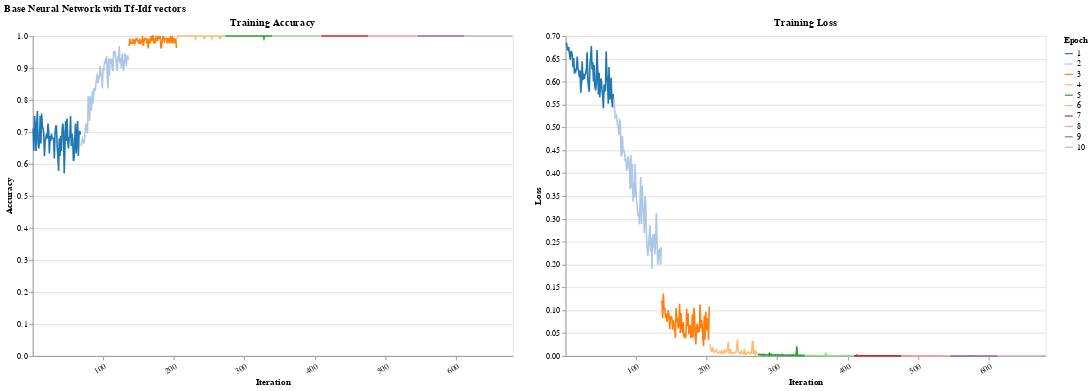

Notebook code for this chart:
### Code cell
print(precision_recall_fscore_support(y_test.cpu(), y_pred.cpu(), average='binary'))
print("AUC", roc_auc_score(y_test.cpu(), y_pred.cpu()))

# Plot training accuracy and loss side-by-side
plot_results(model_nn, train_config, dataloader)

### Figure 1 — Vega-Lite specification as saved in the notebook (floating-point values rounded to 4 significant figures; data arrays with more than 128 entries replaced by an {"elided": "..."} marker saying what was removed)
{"config": {"view": {"continuousWidth": 300, "continuousHeight": 300}}, "hconcat": [{"mark": {"type": "line"}, "encoding": {"color": {"field": "epoch", "scale": {"scheme": "category20"}, "title": "Epoch", "type": "nominal"}, "x": {"axis": {"labelAngle": -30, "title": "Iteration", "values": [0, 100, 200, 300, 400, 500, 600]}, "field": "iteration", "type": "nominal"}, "y": {"axis": {"title": "Accuracy"}, "field": "training_acc", "type": "quantitative"}}, "height": 400, "title": "Training Accuracy", "width": 600}, {"mark": {"type": "line"}, "encoding": {"color": {"field": "epoch", "scale": {"scheme": "category20"}, "title": "Epoch", "type": "nominal"}, "x": {"axis": {"labelAngle": -30, "title": "Iteration", "values": [0, 100, 200, 300, 400, 500, 600]}, "field": "iteration", "type": "nominal"}, "y": {"axis": {"title": "Loss"}, "field": "training_loss", "type": "quantitative"}}, "height": 400, "title": "Training Loss", "width": 600}], "data": {"name": "data-227908d3b27182eef837c4356bba9307"}, "title": "Base Neural Network with Tf-Idf vectors", "$schema": "https://vega.github.io/schema/vega-lite/v5.17.0.json", "datasets": {"data-227908d3b27182eef837c4356bba9307": {"elided": "680 records"}}}
